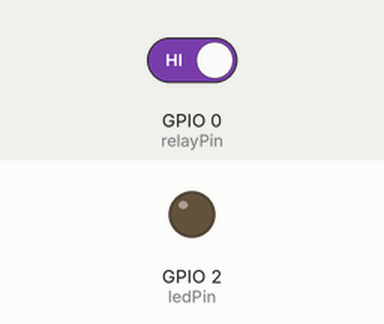
Simulated run of this sketch. Board: ESP8266 (NodeMCU). Parts: output pins drawn as LEDs (lit = HIGH). The inputs (shaded band) are chosen by the test bench; at power-on: GPIO 0 (relayPin) HIGH. WiFi joins after 1.5 s; servers stay silent unless stated; random numbers use the default seed unless the sketch sets one; no MQTT or app messages arrive unless stated; what the sketch prints to the serial monitor is not drawn.

Above: at 2.8 s.
2.9 s: GPIO 0 (relayPin) driven LOW
At 4.1 s:
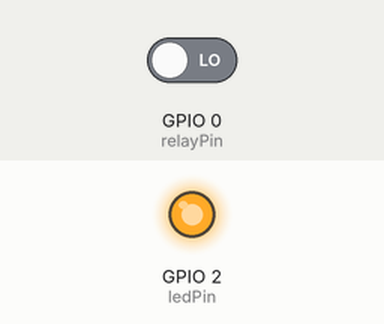
6.0 s: GPIO 0 (relayPin) driven HIGH
Timing chart, 0 to 9.0 s (numbered marks = the images above; inputs shaded):
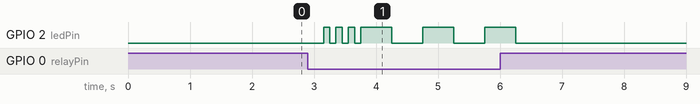

The sketch:

esp01-mqtt-touch.ino
```cpp
// Arduino MQTT Client 库  https://github.com/knolleary/pubsubclient
#include <PubSubClient.h>

// ESP8266 库
#include <ESP8266HTTPClient.h>
#include <ESP8266WiFi.h>

String key,value,times;
String response;
int relayPin = 0; // ESP-01 的GPIO,默认空脚为高电平,所以,传感器必须要以低电平触发才能正常
int ledPin = 2; // ESP-01 只有两个GPIO,好好利用一下

WiFiClient espClient;
PubSubClient client(espClient);

const char* ssid = "Upyun-Guest";
const char* password = "xxxxx"; // wifi认证用户和密码
const char* mqtt_server = "xx.xx.xx.xx";
const int mqtt_port = 1883;
const String httpPost =   "POST / HTTP/1.1\r\n"
                          "Host: shaohy.17geek.us\r\n"
                          "User-Agent: Arduino/1.0\r\n"
                          "Content-Type: application/x-www-form-urlencoded;\r\n"
                          "\r\n";
//WiFiServer server(88);  // esp8266 不作服务端

void ledControl(int value,int times){
  for(int i=0;i<times;i++) {
    digitalWrite(ledPin,HIGH);
    delay(value);                      // wait one second
    digitalWrite(ledPin,LOW);
    delay(value);                      // wait one second
  }
}

void setup()
{
  Serial.begin(115200);
  // 初始化esp8266 wifi无线连接
  WiFi.mode(WIFI_STA);
  delay(100);

  Serial.printf("Connecting to %s ", ssid); // 连接公司的无线
  WiFi.begin(ssid, password);

  while (WiFi.status() != WL_CONNECTED)
    {
      delay(500);
      Serial.print(".");
    }
  Serial.println(" connected");
  Serial.printf("Web server started, open %s in a web browser\n", WiFi.localIP().toString().c_str());
  pinMode(relayPin,INPUT);
  pinMode(ledPin,OUTPUT);

  // 初始化Arduino MQTT
  client.setServer(mqtt_server, mqtt_port);
}

void loop() {
  delay(500);
  if(WiFi.status()== WL_CONNECTED){   //Check WiFi connection status
    if (!client.connected()){ // 如果没有连接,就先初始化连接
    Serial.print("-> Attempting MQTT connection...");
    String clientId = "ESP8266v31-";
    clientId += String(random(0xffff), HEX);
    // Attempt to connect
    if (client.connect(clientId.c_str())) {
      client.publish("outTopic",clientId.c_str()); // 连接成功后,推送信息
        if(digitalRead(relayPin) == LOW){ //默认空脚为高电平,所以,传感器必须要以低电平触发才能正常
          ledControl(100,3); // 先给个发送灯
          client.publish("inTopic","on,60,10");
          ledControl(500,3); // 再给个结束灯
        }
      }
    }
    else{ // 已经建立连接,就可以判 LOW 断是否触摸
      if(digitalRead(relayPin) == LOW){ //默认空脚为高电平,所以,传感器必须要以低电平触发才能正常
          ledControl(100,3);
          client.publish("inTopic","on,60,10");
          ledControl(500,3);
        }
      }
  }
}
```

Measured:
- after the input at 2.9 s, GPIO 2 (ledPin): goes 3 × (HIGH 0.10 s, LOW 0.10 s), HIGH 0.50 s, LOW 0.50 s, HIGH 0.50 s, LOW 0.50 s, then HIGH, starting after 0.25 s
